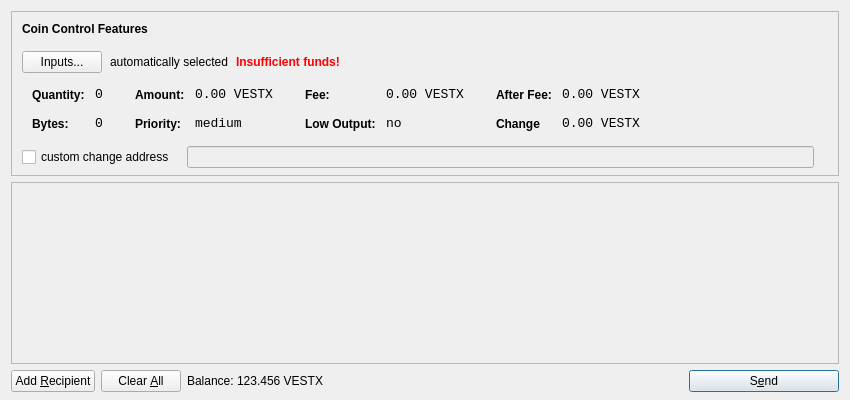
<?xml version="1.0" encoding="UTF-8"?>
<ui version="4.0">
 <class>SendCoinsDialog</class>
 <widget class="QDialog" name="SendCoinsDialog">
  <property name="geometry">
   <rect>
    <x>0</x>
    <y>0</y>
    <width>850</width>
    <height>400</height>
   </rect>
  </property>
  <property name="windowTitle">
   <string>Send Coins</string>
  </property>
  <layout class="QVBoxLayout" name="verticalLayout" stretch="0,1,0">
   <property name="bottomMargin">
    <number>8</number>
   </property>
   <item>
    <widget class="QFrame" name="frameCoinControl">
     <property name="sizePolicy">
      <sizepolicy hsizetype="Expanding" vsizetype="Expanding">
       <horstretch>0</horstretch>
       <verstretch>0</verstretch>
      </sizepolicy>
     </property>
     <property name="maximumSize">
      <size>
       <width>16777215</width>
       <height>16777215</height>
      </size>
     </property>
     <property name="frameShape">
      <enum>QFrame::StyledPanel</enum>
     </property>
     <property name="frameShadow">
      <enum>QFrame::Sunken</enum>
     </property>
     <layout class="QVBoxLayout" name="verticalLayoutCoinControl2">
      <property name="spacing">
       <number>-1</number>
      </property>
      <property name="leftMargin">
       <number>0</number>
      </property>
      <property name="topMargin">
       <number>0</number>
      </property>
      <property name="rightMargin">
       <number>0</number>
      </property>
      <property name="bottomMargin">
       <number>6</number>
      </property>
      <item>
       <layout class="QVBoxLayout" name="verticalLayoutCoinControl" stretch="0,0,0,0,1">
        <property name="spacing">
         <number>0</number>
        </property>
        <property name="leftMargin">
         <number>10</number>
        </property>
        <property name="topMargin">
         <number>10</number>
        </property>
        <item>
         <layout class="QHBoxLayout" name="horizontalLayoutCoinControl1">
          <property name="bottomMargin">
           <number>15</number>
          </property>
          <item>
           <widget class="QLabel" name="labelCoinControlFeatures">
            <property name="sizePolicy">
             <sizepolicy hsizetype="Preferred" vsizetype="Maximum">
              <horstretch>0</horstretch>
              <verstretch>0</verstretch>
             </sizepolicy>
            </property>
            <property name="font">
             <font>
              <weight>75</weight>
              <bold>true</bold>
             </font>
            </property>
            <property name="styleSheet">
             <string notr="true">font-weight:bold;</string>
            </property>
            <property name="text">
             <string>Coin Control Features</string>
            </property>
           </widget>
          </item>
         </layout>
        </item>
        <item>
         <layout class="QHBoxLayout" name="horizontalLayoutCoinControl2" stretch="0,0,0,0">
          <property name="spacing">
           <number>8</number>
          </property>
          <property name="bottomMargin">
           <number>10</number>
          </property>
          <item>
           <widget class="QPushButton" name="pushButtonCoinControl">
            <property name="styleSheet">
             <string notr="true"/>
            </property>
            <property name="text">
             <string>Inputs...</string>
            </property>
           </widget>
          </item>
          <item>
           <widget class="QLabel" name="labelCoinControlAutomaticallySelected">
            <property name="text">
             <string>automatically selected</string>
            </property>
            <property name="margin">
             <number>5</number>
            </property>
           </widget>
          </item>
          <item>
           <widget class="QLabel" name="labelCoinControlInsuffFunds">
            <property name="font">
             <font>
              <weight>75</weight>
              <bold>true</bold>
             </font>
            </property>
            <property name="styleSheet">
             <string notr="true">color:red;font-weight:bold;</string>
            </property>
            <property name="text">
             <string>Insufficient funds!</string>
            </property>
            <property name="margin">
             <number>5</number>
            </property>
           </widget>
          </item>
          <item>
           <spacer name="horizontalSpacerCoinControl">
            <property name="orientation">
             <enum>Qt::Horizontal</enum>
            </property>
            <property name="sizeHint" stdset="0">
             <size>
              <width>40</width>
              <height>1</height>
             </size>
            </property>
           </spacer>
          </item>
         </layout>
        </item>
        <item>
         <widget class="QWidget" name="widgetCoinControl" native="true">
          <property name="sizePolicy">
           <sizepolicy hsizetype="Preferred" vsizetype="Preferred">
            <horstretch>0</horstretch>
            <verstretch>0</verstretch>
           </sizepolicy>
          </property>
          <property name="minimumSize">
           <size>
            <width>0</width>
            <height>0</height>
           </size>
          </property>
          <property name="styleSheet">
           <string notr="true"/>
          </property>
          <layout class="QHBoxLayout" name="horizontalLayoutCoinControl5">
           <property name="margin">
            <number>0</number>
           </property>
           <item>
            <layout class="QHBoxLayout" name="horizontalLayoutCoinControl3" stretch="0,0,0,1">
             <property name="spacing">
              <number>20</number>
             </property>
             <property name="topMargin">
              <number>0</number>
             </property>
             <property name="bottomMargin">
              <number>10</number>
             </property>
             <item>
              <layout class="QFormLayout" name="formLayoutCoinControl1">
               <property name="horizontalSpacing">
                <number>10</number>
               </property>
               <property name="verticalSpacing">
                <number>14</number>
               </property>
               <property name="leftMargin">
                <number>10</number>
               </property>
               <property name="topMargin">
                <number>4</number>
               </property>
               <property name="rightMargin">
                <number>6</number>
               </property>
               <item row="0" column="0">
                <widget class="QLabel" name="labelCoinControlQuantityText">
                 <property name="styleSheet">
                  <string notr="true">font-weight:bold;</string>
                 </property>
                 <property name="text">
                  <string>Quantity:</string>
                 </property>
                 <property name="margin">
                  <number>0</number>
                 </property>
                </widget>
               </item>
               <item row="0" column="1">
                <widget class="QLabel" name="labelCoinControlQuantity">
                 <property name="font">
                  <font>
                   <family>Monospace</family>
                   <pointsize>10</pointsize>
                  </font>
                 </property>
                 <property name="cursor">
                  <cursorShape>IBeamCursor</cursorShape>
                 </property>
                 <property name="contextMenuPolicy">
                  <enum>Qt::ActionsContextMenu</enum>
                 </property>
                 <property name="text">
                  <string>0</string>
                 </property>
                 <property name="margin">
                  <number>0</number>
                 </property>
                 <property name="textInteractionFlags">
                  <set>Qt::LinksAccessibleByMouse|Qt::TextSelectableByKeyboard|Qt::TextSelectableByMouse</set>
                 </property>
                </widget>
               </item>
               <item row="1" column="0">
                <widget class="QLabel" name="labelCoinControlBytesText">
                 <property name="styleSheet">
                  <string notr="true">font-weight:bold;</string>
                 </property>
                 <property name="text">
                  <string>Bytes:</string>
                 </property>
                </widget>
               </item>
               <item row="1" column="1">
                <widget class="QLabel" name="labelCoinControlBytes">
                 <property name="font">
                  <font>
                   <family>Monospace</family>
                   <pointsize>10</pointsize>
                  </font>
                 </property>
                 <property name="cursor">
                  <cursorShape>IBeamCursor</cursorShape>
                 </property>
                 <property name="contextMenuPolicy">
                  <enum>Qt::ActionsContextMenu</enum>
                 </property>
                 <property name="text">
                  <string>0</string>
                 </property>
                 <property name="textInteractionFlags">
                  <set>Qt::LinksAccessibleByMouse|Qt::TextSelectableByKeyboard|Qt::TextSelectableByMouse</set>
                 </property>
                </widget>
               </item>
              </layout>
             </item>
             <item>
              <layout class="QFormLayout" name="formLayoutCoinControl2">
               <property name="horizontalSpacing">
                <number>10</number>
               </property>
               <property name="verticalSpacing">
                <number>14</number>
               </property>
               <property name="leftMargin">
                <number>6</number>
               </property>
               <property name="topMargin">
                <number>4</number>
               </property>
               <property name="rightMargin">
                <number>6</number>
               </property>
               <item row="0" column="0">
                <widget class="QLabel" name="labelCoinControlAmountText">
                 <property name="styleSheet">
                  <string notr="true">font-weight:bold;</string>
                 </property>
                 <property name="text">
                  <string>Amount:</string>
                 </property>
                 <property name="margin">
                  <number>0</number>
                 </property>
                </widget>
               </item>
               <item row="0" column="1">
                <widget class="QLabel" name="labelCoinControlAmount">
                 <property name="font">
                  <font>
                   <family>Monospace</family>
                   <pointsize>10</pointsize>
                  </font>
                 </property>
                 <property name="cursor">
                  <cursorShape>IBeamCursor</cursorShape>
                 </property>
                 <property name="contextMenuPolicy">
                  <enum>Qt::ActionsContextMenu</enum>
                 </property>
                 <property name="text">
                  <string>0.00 VESTX</string>
                 </property>
                 <property name="textInteractionFlags">
                  <set>Qt::LinksAccessibleByMouse|Qt::TextSelectableByKeyboard|Qt::TextSelectableByMouse</set>
                 </property>
                </widget>
               </item>
               <item row="1" column="0">
                <widget class="QLabel" name="labelCoinControlPriorityText">
                 <property name="styleSheet">
                  <string notr="true">font-weight:bold;</string>
                 </property>
                 <property name="text">
                  <string>Priority:</string>
                 </property>
                </widget>
               </item>
               <item row="1" column="1">
                <widget class="QLabel" name="labelCoinControlPriority">
                 <property name="font">
                  <font>
                   <family>Monospace</family>
                   <pointsize>10</pointsize>
                  </font>
                 </property>
                 <property name="cursor">
                  <cursorShape>IBeamCursor</cursorShape>
                 </property>
                 <property name="contextMenuPolicy">
                  <enum>Qt::ActionsContextMenu</enum>
                 </property>
                 <property name="text">
                  <string>medium</string>
                 </property>
                 <property name="textInteractionFlags">
                  <set>Qt::LinksAccessibleByMouse|Qt::TextSelectableByKeyboard|Qt::TextSelectableByMouse</set>
                 </property>
                </widget>
               </item>
              </layout>
             </item>
             <item>
              <layout class="QFormLayout" name="formLayoutCoinControl3">
               <property name="horizontalSpacing">
                <number>10</number>
               </property>
               <property name="verticalSpacing">
                <number>14</number>
               </property>
               <property name="leftMargin">
                <number>6</number>
               </property>
               <property name="topMargin">
                <number>4</number>
               </property>
               <property name="rightMargin">
                <number>6</number>
               </property>
               <item row="0" column="0">
                <widget class="QLabel" name="labelCoinControlFeeText">
                 <property name="styleSheet">
                  <string notr="true">font-weight:bold;</string>
                 </property>
                 <property name="text">
                  <string>Fee:</string>
                 </property>
                 <property name="margin">
                  <number>0</number>
                 </property>
                </widget>
               </item>
               <item row="0" column="1">
                <widget class="QLabel" name="labelCoinControlFee">
                 <property name="font">
                  <font>
                   <family>Monospace</family>
                   <pointsize>10</pointsize>
                  </font>
                 </property>
                 <property name="cursor">
                  <cursorShape>IBeamCursor</cursorShape>
                 </property>
                 <property name="contextMenuPolicy">
                  <enum>Qt::ActionsContextMenu</enum>
                 </property>
                 <property name="text">
                  <string>0.00 VESTX</string>
                 </property>
                 <property name="textInteractionFlags">
                  <set>Qt::LinksAccessibleByMouse|Qt::TextSelectableByKeyboard|Qt::TextSelectableByMouse</set>
                 </property>
                </widget>
               </item>
               <item row="1" column="0">
                <widget class="QLabel" name="labelCoinControlLowOutputText">
                 <property name="styleSheet">
                  <string notr="true">font-weight:bold;</string>
                 </property>
                 <property name="text">
                  <string>Low Output:</string>
                 </property>
                </widget>
               </item>
               <item row="1" column="1">
                <widget class="QLabel" name="labelCoinControlLowOutput">
                 <property name="font">
                  <font>
                   <family>Monospace</family>
                   <pointsize>10</pointsize>
                  </font>
                 </property>
                 <property name="cursor">
                  <cursorShape>IBeamCursor</cursorShape>
                 </property>
                 <property name="contextMenuPolicy">
                  <enum>Qt::ActionsContextMenu</enum>
                 </property>
                 <property name="text">
                  <string>no</string>
                 </property>
                 <property name="textInteractionFlags">
                  <set>Qt::LinksAccessibleByMouse|Qt::TextSelectableByKeyboard|Qt::TextSelectableByMouse</set>
                 </property>
                </widget>
               </item>
              </layout>
             </item>
             <item>
              <layout class="QFormLayout" name="formLayoutCoinControl4">
               <property name="horizontalSpacing">
                <number>10</number>
               </property>
               <property name="verticalSpacing">
                <number>14</number>
               </property>
               <property name="leftMargin">
                <number>6</number>
               </property>
               <property name="topMargin">
                <number>4</number>
               </property>
               <property name="rightMargin">
                <number>6</number>
               </property>
               <item row="0" column="0">
                <widget class="QLabel" name="labelCoinControlAfterFeeText">
                 <property name="styleSheet">
                  <string notr="true">font-weight:bold;</string>
                 </property>
                 <property name="text">
                  <string>After Fee:</string>
                 </property>
                 <property name="margin">
                  <number>0</number>
                 </property>
                </widget>
               </item>
               <item row="0" column="1">
                <widget class="QLabel" name="labelCoinControlAfterFee">
                 <property name="font">
                  <font>
                   <family>Monospace</family>
                   <pointsize>10</pointsize>
                  </font>
                 </property>
                 <property name="cursor">
                  <cursorShape>IBeamCursor</cursorShape>
                 </property>
                 <property name="contextMenuPolicy">
                  <enum>Qt::ActionsContextMenu</enum>
                 </property>
                 <property name="text">
                  <string>0.00 VESTX</string>
                 </property>
                 <property name="textInteractionFlags">
                  <set>Qt::LinksAccessibleByMouse|Qt::TextSelectableByKeyboard|Qt::TextSelectableByMouse</set>
                 </property>
                </widget>
               </item>
               <item row="1" column="0">
                <widget class="QLabel" name="labelCoinControlChangeText">
                 <property name="styleSheet">
                  <string notr="true">font-weight:bold;</string>
                 </property>
                 <property name="text">
                  <string>Change</string>
                 </property>
                </widget>
               </item>
               <item row="1" column="1">
                <widget class="QLabel" name="labelCoinControlChange">
                 <property name="font">
                  <font>
                   <family>Monospace</family>
                   <pointsize>10</pointsize>
                  </font>
                 </property>
                 <property name="cursor">
                  <cursorShape>IBeamCursor</cursorShape>
                 </property>
                 <property name="contextMenuPolicy">
                  <enum>Qt::ActionsContextMenu</enum>
                 </property>
                 <property name="text">
                  <string>0.00 VESTX</string>
                 </property>
                 <property name="textInteractionFlags">
                  <set>Qt::LinksAccessibleByMouse|Qt::TextSelectableByKeyboard|Qt::TextSelectableByMouse</set>
                 </property>
                </widget>
               </item>
              </layout>
             </item>
            </layout>
           </item>
          </layout>
         </widget>
        </item>
        <item>
         <layout class="QHBoxLayout" name="horizontalLayoutCoinControl4" stretch="0,0,0">
          <property name="spacing">
           <number>12</number>
          </property>
          <property name="sizeConstraint">
           <enum>QLayout::SetDefaultConstraint</enum>
          </property>
          <property name="topMargin">
           <number>5</number>
          </property>
          <property name="rightMargin">
           <number>5</number>
          </property>
          <item>
           <widget class="QCheckBox" name="checkBoxCoinControlChange">
            <property name="text">
             <string>custom change address</string>
            </property>
           </widget>
          </item>
          <item>
           <widget class="QLineEdit" name="lineEditCoinControlChange">
            <property name="enabled">
             <bool>false</bool>
            </property>
            <property name="sizePolicy">
             <sizepolicy hsizetype="Expanding" vsizetype="Fixed">
              <horstretch>0</horstretch>
              <verstretch>0</verstretch>
             </sizepolicy>
            </property>
           </widget>
          </item>
          <item>
           <widget class="QLabel" name="labelCoinControlChangeLabel">
            <property name="sizePolicy">
             <sizepolicy hsizetype="Preferred" vsizetype="Expanding">
              <horstretch>0</horstretch>
              <verstretch>0</verstretch>
             </sizepolicy>
            </property>
            <property name="minimumSize">
             <size>
              <width>0</width>
              <height>0</height>
             </size>
            </property>
            <property name="text">
             <string/>
            </property>
            <property name="margin">
             <number>3</number>
            </property>
           </widget>
          </item>
         </layout>
        </item>
        <item>
         <spacer name="verticalSpacerCoinControl">
          <property name="orientation">
           <enum>Qt::Vertical</enum>
          </property>
          <property name="sizeHint" stdset="0">
           <size>
            <width>800</width>
            <height>1</height>
           </size>
          </property>
         </spacer>
        </item>
       </layout>
      </item>
     </layout>
    </widget>
   </item>
   <item>
    <widget class="QScrollArea" name="scrollArea">
     <property name="widgetResizable">
      <bool>true</bool>
     </property>
     <widget class="QWidget" name="scrollAreaWidgetContents">
      <property name="geometry">
       <rect>
        <x>0</x>
        <y>0</y>
        <width>830</width>
        <height>165</height>
       </rect>
      </property>
      <layout class="QVBoxLayout" name="verticalLayout_2">
       <property name="margin">
        <number>0</number>
       </property>
       <item>
        <layout class="QVBoxLayout" name="entries">
         <property name="spacing">
          <number>6</number>
         </property>
        </layout>
       </item>
       <item>
        <spacer name="verticalSpacer">
         <property name="orientation">
          <enum>Qt::Vertical</enum>
         </property>
         <property name="sizeHint" stdset="0">
          <size>
           <width>20</width>
           <height>40</height>
          </size>
         </property>
        </spacer>
       </item>
      </layout>
     </widget>
    </widget>
   </item>
   <item>
    <layout class="QHBoxLayout" name="horizontalLayout">
     <item>
      <widget class="QPushButton" name="addButton">
       <property name="toolTip">
        <string>Send to multiple recipients at once</string>
       </property>
       <property name="text">
        <string>Add &amp;Recipient</string>
       </property>
       <property name="icon">
        <iconset resource="../bitcoin.qrc">
         <normaloff>:/icons/add</normaloff>:/icons/add</iconset>
       </property>
       <property name="autoDefault">
        <bool>false</bool>
       </property>
      </widget>
     </item>
     <item>
      <widget class="QPushButton" name="clearButton">
       <property name="sizePolicy">
        <sizepolicy hsizetype="Minimum" vsizetype="Fixed">
         <horstretch>0</horstretch>
         <verstretch>0</verstretch>
        </sizepolicy>
       </property>
       <property name="toolTip">
        <string>Remove all transaction fields</string>
       </property>
       <property name="text">
        <string>Clear &amp;All</string>
       </property>
       <property name="icon">
        <iconset resource="../bitcoin.qrc">
         <normaloff>:/icons/remove</normaloff>:/icons/remove</iconset>
       </property>
       <property name="autoRepeatDelay">
        <number>300</number>
       </property>
       <property name="autoDefault">
        <bool>false</bool>
       </property>
      </widget>
     </item>
     <item>
      <layout class="QHBoxLayout" name="horizontalLayout_2">
       <property name="spacing">
        <number>3</number>
       </property>
       <item>
        <widget class="QLabel" name="label">
         <property name="sizePolicy">
          <sizepolicy hsizetype="Preferred" vsizetype="Fixed">
           <horstretch>0</horstretch>
           <verstretch>0</verstretch>
          </sizepolicy>
         </property>
         <property name="text">
          <string>Balance:</string>
         </property>
        </widget>
       </item>
       <item>
        <widget class="QLabel" name="labelBalance">
         <property name="sizePolicy">
          <sizepolicy hsizetype="Preferred" vsizetype="Fixed">
           <horstretch>0</horstretch>
           <verstretch>0</verstretch>
          </sizepolicy>
         </property>
         <property name="cursor">
          <cursorShape>IBeamCursor</cursorShape>
         </property>
         <property name="text">
          <string>123.456 VESTX</string>
         </property>
         <property name="textInteractionFlags">
          <set>Qt::LinksAccessibleByMouse|Qt::TextSelectableByKeyboard|Qt::TextSelectableByMouse</set>
         </property>
        </widget>
       </item>
      </layout>
     </item>
     <item>
      <spacer name="horizontalSpacer">
       <property name="orientation">
        <enum>Qt::Horizontal</enum>
       </property>
       <property name="sizeHint" stdset="0">
        <size>
         <width>40</width>
         <height>20</height>
        </size>
       </property>
      </spacer>
     </item>
     <item>
      <widget class="QPushButton" name="sendButton">
       <property name="minimumSize">
        <size>
         <width>150</width>
         <height>0</height>
        </size>
       </property>
       <property name="toolTip">
        <string>Confirm the send action</string>
       </property>
       <property name="text">
        <string>S&amp;end</string>
       </property>
       <property name="icon">
        <iconset resource="../bitcoin.qrc">
         <normaloff>:/icons/send</normaloff>:/icons/send</iconset>
       </property>
       <property name="default">
        <bool>true</bool>
       </property>
      </widget>
     </item>
    </layout>
   </item>
  </layout>
 </widget>
 <resources>
  <include location="../bitcoin.qrc"/>
 </resources>
 <connections/>
</ui>
